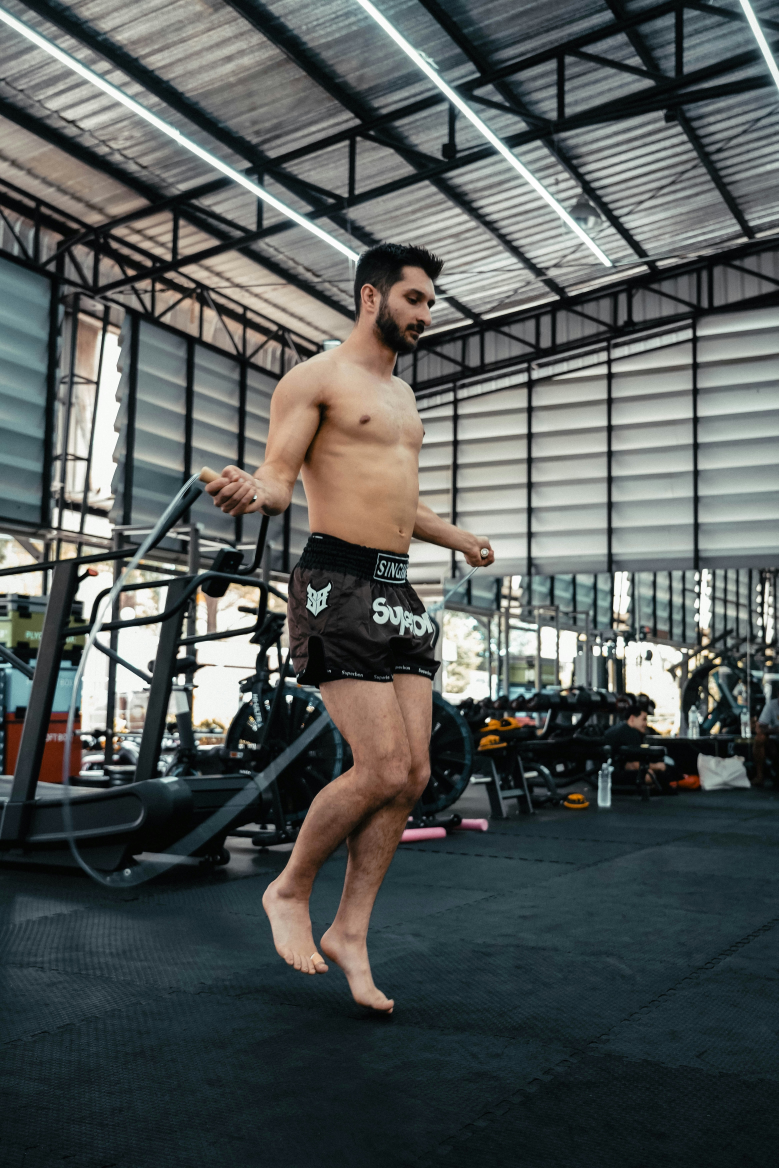
#> input picture src/assets/images/rope_jump.jpg, 4672 x 7008 px, found by its file name (shown at 1/6 size)
$ python optimize.py
#> lines starting #> are read from the running program, lines starting #| are printed output that depends on the picture
import os
from PIL import Image

image_dir = r"c:\b2b0 website\src\assets\images"
images_to_use = [
    "rope_jump.jpg",
    "dane-wetton-t1NEMSm1rgI-unsplash.jpg",
    "rodrigo-rodrigues-wolf-r-t-78E-sY8mVsM-unsplash.jpg",
    "siamak-T7Xr3t_nA1w-unsplash.jpg",
    "corey-young-JRrlaZpd7F4-unsplash.jpg"
]

target_names = [
    "cardio-jump.webp",
    "personal-plank.webp",
    "crossfit-ropes.webp",
    "dumbbells-bg.webp",
    "weight-deadlift.webp"
]

for src, target in zip(images_to_use, target_names):
    src_path = os.path.join(image_dir, src)
    if os.path.exists(src_path):
        target_path = os.path.join(image_dir, target)
        img = Image.open(src_path)
#> img is the input picture: PIL image 4672x7008 RGB; mean R, G, B 84.6, 89.4, 88.1
        img.thumbnail((1200, 1200)) # Resize largest side to 1200 for web
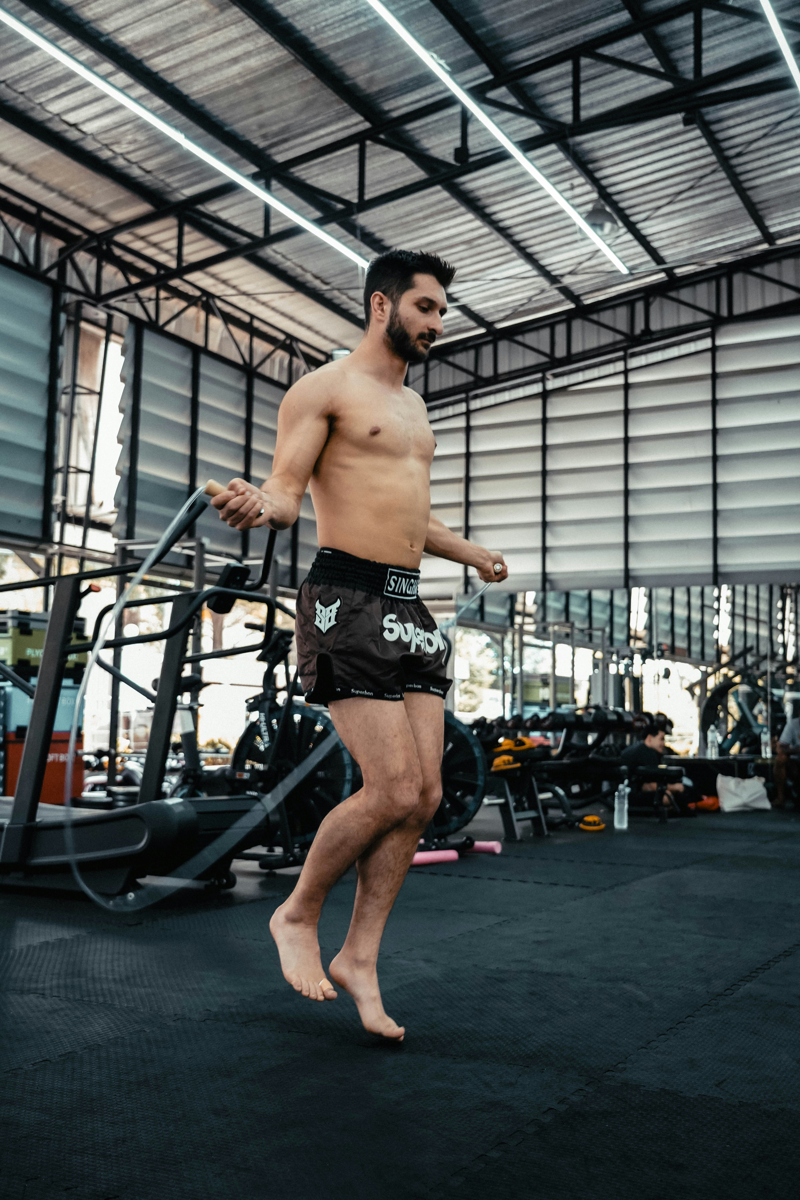
#> img: PIL image 800x1200 RGB; mean R, G, B 84.8, 89.5, 88.2
        img.save(target_path, "WEBP", quality=80)
        print(f"Optimized {src} to {target} (Size: {os.path.getsize(target_path) // 1024} KB)")
